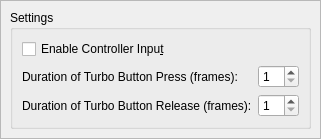
<?xml version="1.0" encoding="UTF-8"?>
<ui version="4.0">
 <class>TASInputWindow</class>
 <widget class="QDialog" name="TASInputWindow">
  <layout class="QVBoxLayout" name="outerLayout">
   <property name="leftMargin">
    <number>0</number>
   </property>
   <property name="topMargin">
    <number>0</number>
   </property>
   <property name="rightMargin">
    <number>0</number>
   </property>
   <property name="bottomMargin">
    <number>0</number>
   </property>
   <item>
    <widget class="QScrollArea" name="scrollArea">
     <property name="horizontalScrollBarPolicy">
      <enum>Qt::ScrollBarAsNeeded</enum>
     </property>
     <property name="verticalScrollBarPolicy">
      <enum>Qt::ScrollBarAsNeeded</enum>
     </property>
     <property name="widgetResizable">
      <bool>true</bool>
     </property>
     <widget class="QWidget" name="scrollWidget">
      <property name="geometry">
       <rect>
        <x>0</x>
        <y>0</y>
        <width>520</width>
        <height>180</height>
       </rect>
      </property>
      <layout class="QVBoxLayout" name="contentLayout">
       <item>
        <widget class="QGroupBox" name="settingsBox">
         <property name="title">
          <string>Settings</string>
         </property>
         <layout class="QGridLayout" name="settingsLayout">
          <item row="0" column="0" colspan="2">
           <widget class="QCheckBox" name="useControllerCheckBox">
            <property name="toolTip">
             <string>Warning: Analog inputs may reset to controller values at random. In some cases this can be fixed by adding a deadzone.</string>
            </property>
            <property name="text">
             <string>Enable Controller Inpu&amp;t</string>
            </property>
           </widget>
          </item>
          <item row="1" column="0">
           <widget class="QLabel" name="turboPressLabel">
            <property name="text">
             <string>Duration of Turbo Button Press (frames):</string>
            </property>
            <property name="buddy">
             <cstring>turboPressSpinBox</cstring>
            </property>
           </widget>
          </item>
          <item row="1" column="1">
           <widget class="QSpinBox" name="turboPressSpinBox">
            <property name="minimum">
             <number>1</number>
            </property>
           </widget>
          </item>
          <item row="2" column="0">
           <widget class="QLabel" name="turboReleaseLabel">
            <property name="text">
             <string>Duration of Turbo Button Release (frames):</string>
            </property>
            <property name="buddy">
             <cstring>turboReleaseSpinBox</cstring>
            </property>
           </widget>
          </item>
          <item row="2" column="1">
           <widget class="QSpinBox" name="turboReleaseSpinBox">
            <property name="minimum">
             <number>1</number>
            </property>
           </widget>
          </item>
         </layout>
        </widget>
       </item>
      </layout>
     </widget>
    </widget>
   </item>
  </layout>
 </widget>
 <tabstops>
  <tabstop>useControllerCheckBox</tabstop>
  <tabstop>turboPressSpinBox</tabstop>
  <tabstop>turboReleaseSpinBox</tabstop>
 </tabstops>
 <resources/>
 <connections/>
</ui>
